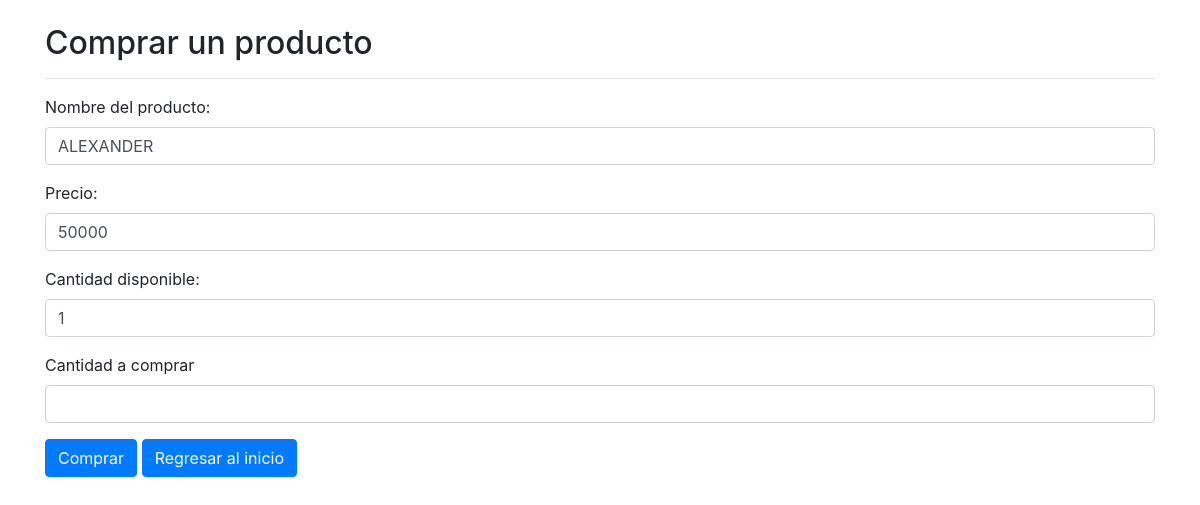
Page /venta.php?id=14 on the earlier database version.
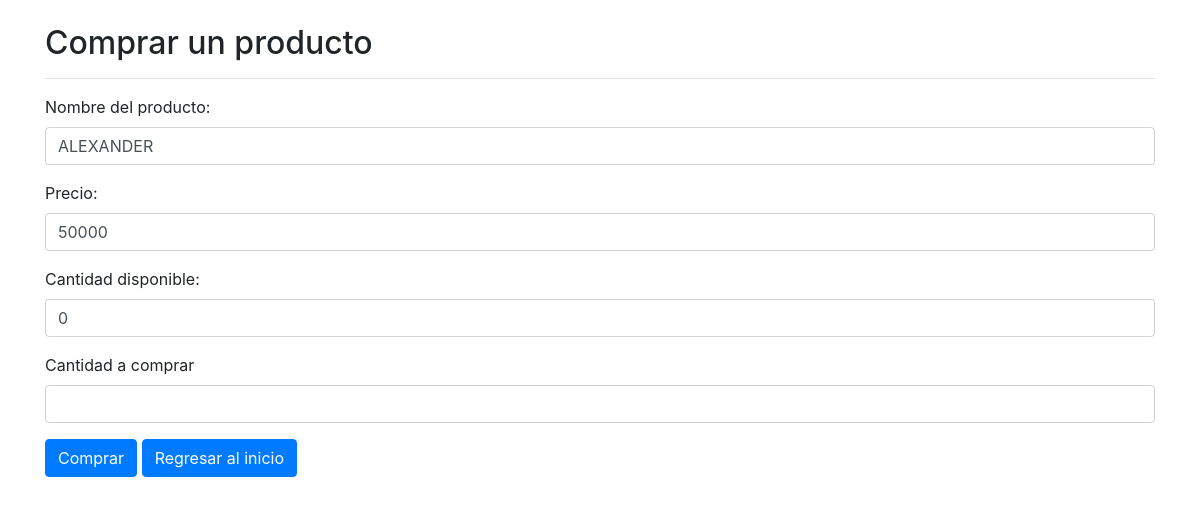
Same page on the later database version.
### tables this page shows
CREATE TABLE `productos` (
  `prd_id` int(11) NOT NULL,
  `prd_nombre` varchar(100) NOT NULL,
  `prd_referencia` varchar(50) NOT NULL,
  `prd_precio` int(11) NOT NULL,
  `prd_peso` int(11) NOT NULL,
  `prd_categoria` varchar(100) NOT NULL,
  `prd_stock` int(11) NOT NULL,
  `prd_creado` date NOT NULL
);

### php/producto.php (called while the page is built, shortened)
<?php
    class _productos {
        function getEditarProductos($id) {
            $db = new DB();
            $connect = $db->connect();
            $productos = [];
            $sql = "SELECT * FROM productos WHERE prd_id = :prd_id";
            $query = $connect -> prepare($sql);
            $query -> execute([
            'prd_id' => $id
            ]);
            $results = $query -> fetchAll(PDO::FETCH_OBJ);
            if($query -> rowCount() > 0)   {
                foreach($results as $result) {
                    array_push($productos, $result);
               }
            }
            return $productos;
        }
	}
 ?>

### venta.php (the view, shortened to what this page needs)
<?php
    require_once 'php/producto.php';
    $productos = new _productos();
    $get_productos = $productos->getEditarProductos($_GET['id']);
  ?>
 <?php include "templates/header.php"; ?>
<?php
if ($get_productos>0) {
    foreach ($get_productos as $fila) {
  ?>
<div class="container">
  <div class="row">
    <div class="col-md-12">
      <h2 class="mt-4">Comprar un producto</h2>
      <hr>
      <form action="venta.php?id=<?=$_GET['id']?>" method="post">
        <div class="form-group">
          <label>Nombre del producto:</label>
          <p class="form-control"> <?= $fila->prd_nombre; ?> </p>
        </div>
        <div class="form-group">
          <label>Precio:</label>
          <p class="form-control"><?= $fila->prd_precio; ?> </p>
        </div>
        <div class="form-group">
          <label>Cantidad disponible:</label>
          <p class="form-control"><?= $fila->prd_stock; ?> </p>
        </div>
        <div class="form-group">
          <label for="cantidad">Cantidad a comprar</label>
          <input type="number" name="cantidad" id="cantidad" class="form-control" required>
        </div>
        <div class="form-group">
          <input type="submit" class="btn btn-primary" value="Comprar">
          <a class="btn btn-primary" href="index.php">Regresar al inicio</a>
        </div>
      </form>
    </div>
  </div>
</div>
  <?php
   }
}
?>
<?php require "templates/footer.php"; ?>

### templates/header.php (shortened to what this page needs)
<!DOCTYPE html>
<html lang="es">
  <head>
    <link rel="stylesheet" href="https://stackpath.bootstrapcdn.com/bootstrap/4.5.2/css/bootstrap.min.css" />
  </head>
  <body>

### templates/footer.php
  </body>
</html>

Differences in the rows shown:
changed productos "ALEXANDER": prd_stock "1" → "0"
